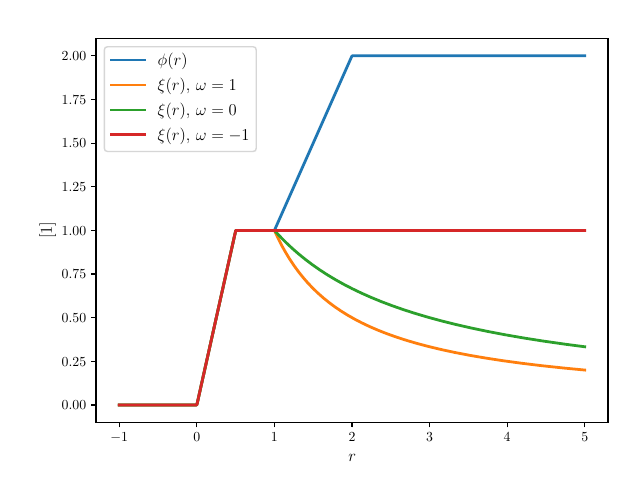

Recreate this plot in Python.
#!/usr/bin/env python3

from matplotlib import pyplot as plt
import matplotlib
import numpy as np

#-------------------------------------------
# Plot phi(r) and xi(r) w.r.t. r for 
# different values of omega
#-------------------------------------------



params = {
    'axes.labelsize': 12,
    'axes.titlesize': 14,
    'font.size': 14,
    'font.family': 'serif',
    'font.serif': 'DejaVu Sans',
    'legend.fontsize': 12,
    'xtick.labelsize': 10,
    'ytick.labelsize': 10,
    'text.usetex': True,
    'figure.subplot.left'    : 0.15,
    'figure.subplot.right'   : 0.95,
    'figure.subplot.bottom'  : 0.12,
    'figure.subplot.top'     : 0.92,
    'figure.subplot.wspace'  : 0.25,
    'figure.subplot.hspace'  : 0.25,
    'figure.dpi' : 200,
    'lines.markersize' : 6,
    'lines.linewidth' : 2.
}
matplotlib.rcParams.update(params)


def superbee_xi(r, omega):
    
    xi = np.zeros(r.shape)
    xi[r>0] = 2*r[r>0]
    xi[r>0.5] = 1.

    
    denor = 1. - omega + (1. + omega) * r
    xiR = 2./denor
    val = np.minimum(xiR, r)
    val = np.minimum(val, 2.0)
    xi[r>1] = val[r>1]

    return xi



def superbee_phi(r):

    n = r.shape[0]

    phi = np.maximum(0, np.minimum(np.ones(n), 2.*r))
    phi = np.maximum(phi, np.minimum(2.*np.ones(n), r))
    return phi

r = np.linspace(-1, 5, 1000)

phi = superbee_phi(r)
xi_upwind = superbee_xi(r, 1)
xi_centered = superbee_xi(r, 0)
xi_downwind = superbee_xi(r, -1)


plt.figure()
plt.plot(r, phi, label=r"$\phi(r)$")
plt.plot(r, xi_upwind, label=r"$\xi(r)$, $\omega = 1$")
plt.plot(r, xi_centered, label=r"$\xi(r)$, $\omega = 0$")
plt.plot(r, xi_downwind, label=r"$\xi(r)$, $\omega = -1$")
plt.legend()

plt.xlabel(r"$r$")
plt.ylabel("[1]")
#  plt.show()
plt.savefig("superbee-xi-vs-phi.pdf")
